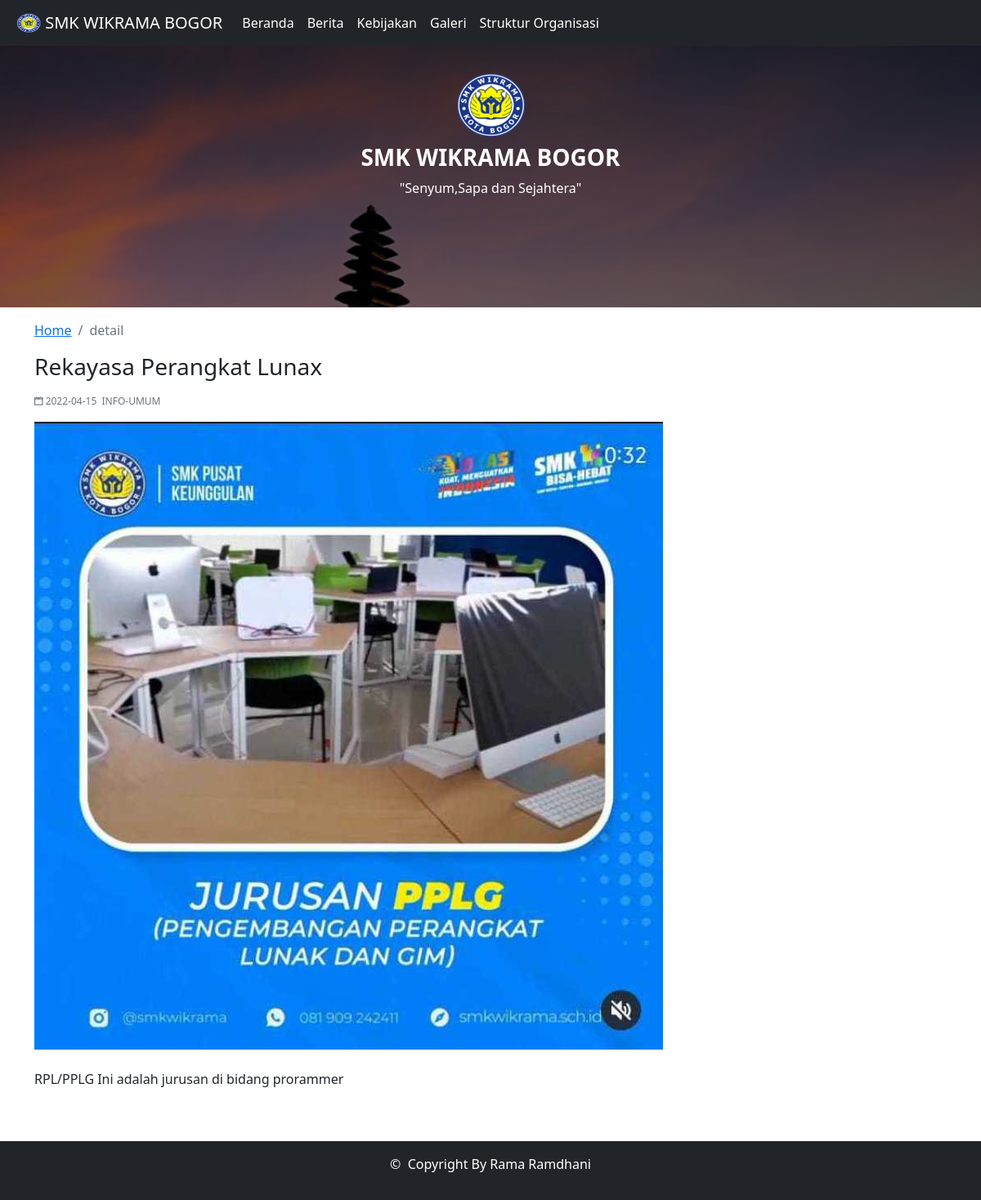
Screenshot of /index.php?page=detail&id=23 with the database file from the repository.
### tables this page shows
CREATE TABLE `tbl_posts` (
  `id_post` int(25) NOT NULL,
  `img` varchar(255) NOT NULL,
  `judul` varchar(255) DEFAULT NULL,
  `artikel` text DEFAULT NULL,
  `date` date NOT NULL,
  `kategori` varchar(255) NOT NULL,
  `author` varchar(255) DEFAULT NULL
);

### kategori/detail-post.php (the view)
<?php
	include "config/config.php";
	$id = $_GET['id'];
	$query = mysqli_query($con, "SELECT * FROM tbl_posts WHERE id_post='$id'");
	$data = mysqli_fetch_array($query);
 ?>
 <div class="col-lg-10 col-xs-12">
	<h3><?= $data['judul'] ?></h3>
	<p class="mt-3 text-muted" style="font-size: 12px;"><i class="ion-calendar"></i>&nbsp;<?= $data['date'] ?>&nbsp;&nbsp;<a href="#" class="text-muted" style="text-transform: uppercase;text-decoration: none;"><?= $data['kategori'] ?></a></p>
	<img src="assets/file/post/<?= $data['img'] ?>" class="img-fluid">
	<p class="mt-4 text-justify"><?= $data['artikel'] ?></p>
 </div>
 <div class="col-lg-2"></div>

### assets/css/style.css (style rules this page uses)
* { margin: 0; padding: 0; }

### rows the page displays
tbl_posts: judul "Rekayasa Perangkat Lunax", date "2022-04-15", kategori "INFO-UMUM", img (picture), artikel "RPL/PPLG Ini adalah jurusan di bidang prorammer"

### other values shown
$_GET['page'] "detail"
